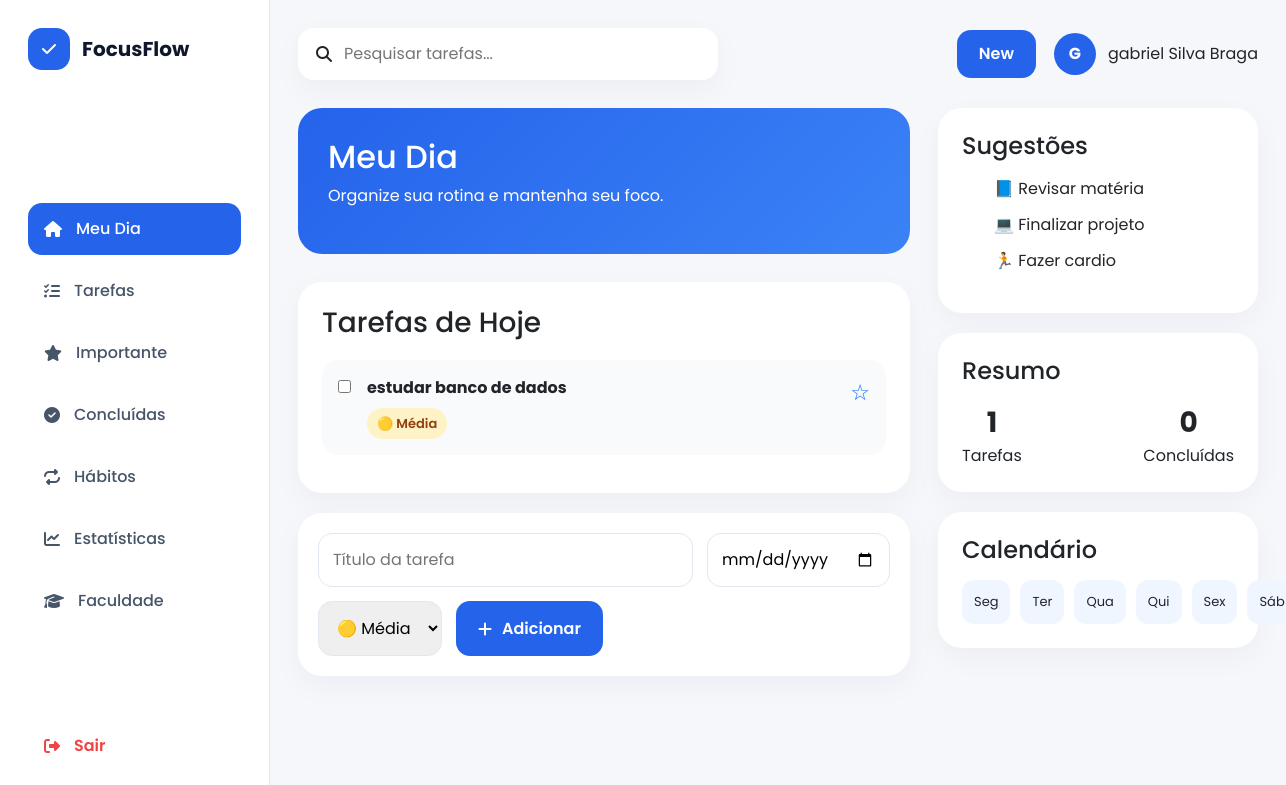
The app's page /home.php (signed in), older data.
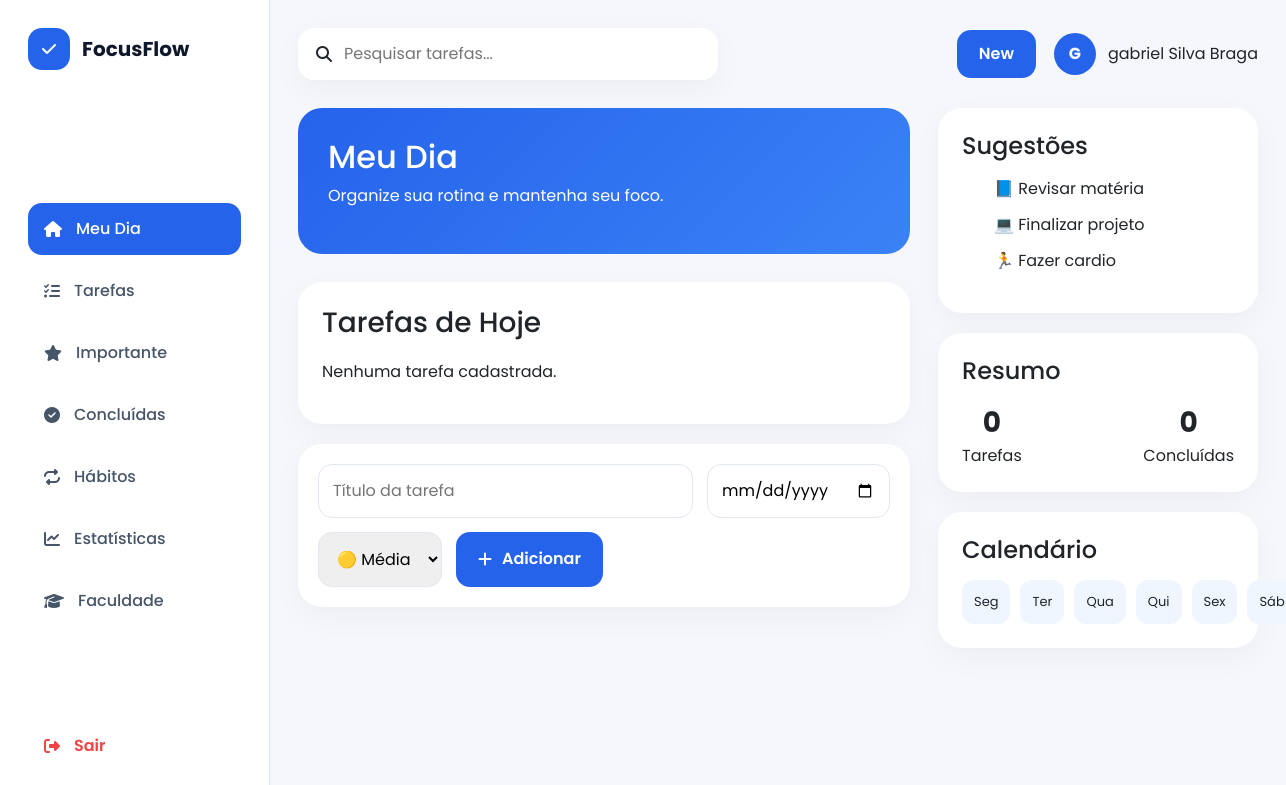
The same page, newer data.
### tables this page shows
CREATE TABLE `tarefas` (
  `id` int(11) NOT NULL,
  `usuario_id` int(11) NOT NULL,
  `titulo` varchar(255) NOT NULL,
  `descricao` text DEFAULT NULL,
  `categoria` varchar(100) DEFAULT NULL,
  `status` enum('pendente','concluida') DEFAULT 'pendente',
  `data_criacao` timestamp NOT NULL DEFAULT current_timestamp(),
  `prazo` date DEFAULT NULL,
  `urgencia` enum('baixa','media','alta') DEFAULT 'media'
);

### includes/tarefas.php (called while the page is built, shortened)
<?php
include("conexao.php");
function listarTarefas($usuario_id)
{
    global $conn;
    $sql = "SELECT * FROM tarefas
            WHERE usuario_id = ?
            AND status = 'pendente'
            ORDER BY data_criacao DESC";
    $stmt = $conn->prepare($sql);
    $stmt->bind_param("i", $usuario_id);
    $stmt->execute();
    return $stmt->get_result();
}
function contarTarefas($usuario_id)
{
    global $conn;
    $sql = "SELECT COUNT(*) as total
            FROM tarefas
            WHERE usuario_id = ?
            AND status = 'pendente'";
    $stmt = $conn->prepare($sql);
    $stmt->bind_param("i", $usuario_id);
    $stmt->execute();
    $resultado = $stmt->get_result();
    $dados = $resultado->fetch_assoc();
    return $dados['total'];
}
function contarConcluidas($usuario_id)
{
    global $conn;
    $sql = "SELECT COUNT(*) as total
            FROM tarefas
            WHERE usuario_id = ?
            AND status = 'concluida'";
    $stmt = $conn->prepare($sql);
    $stmt->bind_param("i", $usuario_id);
    $stmt->execute();
    $resultado = $stmt->get_result();
    $dados = $resultado->fetch_assoc();
    return $dados['total'];
}
?>

### home.php (the view, shortened to what this page needs)
<?php
include("includes/tarefas.php");
$usuario_id = $_SESSION['id'];
$tarefas = listarTarefas($usuario_id);
$totalTarefas = contarTarefas($usuario_id);
$totalConcluidas = contarConcluidas($usuario_id);
?>
<!DOCTYPE html>
<html lang="pt-BR">
<head>
    <link href="https://cdn.jsdelivr.net/npm/bootstrap@5.3.3/dist/css/bootstrap.min.css" rel="stylesheet">
    <link rel="stylesheet"
    href="https://cdnjs.cloudflare.com/ajax/libs/font-awesome/6.5.2/css/all.min.css">
    <link rel="stylesheet" href="./css/style.css">
</head>
<body>
<div class="dashboard-layout">
    <?php include("includes/sidebar.php"); ?>
    <div class="main-content">
        <?php include("includes/header.php"); ?>
        <div class="dashboard-content">
            <div class="dashboard-left">
                <div class="welcome-card">
                    <div>
                        <h1>Meu Dia</h1>
                        <p>Organize sua rotina e mantenha seu foco.</p>
                    </div>
                </div>
                <div class="task-section">
                    <h3>Tarefas de Hoje</h3>
                    <?php if ($tarefas->num_rows > 0): ?>
<?php while ($tarefa = $tarefas->fetch_assoc()): ?>
    <div class="task-card">
        <form method="GET" style="margin: 0;">
            <input
                type="checkbox"
                onchange="this.form.submit()"
            >
        </form>
        <div class="task-content">
            <strong>
                <?php echo htmlspecialchars($tarefa['titulo']); ?>
            </strong>
            <div class="task-meta">
                <span class="priority-badge priority-<?php echo $tarefa['urgencia']; ?>">
                    <?php
                        if ($tarefa['urgencia'] === 'alta') {
                            echo '🔴 Alta';
                        } elseif ($tarefa['urgencia'] === 'media') {
                            echo '🟡 Média';
                        } else {
                            echo '🟢 Baixa';
                        }
                    ?>
                </span>
            </div>
        </div>
        <div class="task-actions">
            <?php if ($tarefa['importante']): ?>
                <a
                    href="home.php?desfavoritar=<?php echo $tarefa['id']; ?>"
                    class="edit-btn"
                >
                    ⭐
                </a>
            <?php else: ?>
                <a
                    href="home.php?favoritar=<?php echo $tarefa['id']; ?>"
                    class="edit-btn"
                >
                    ☆
                </a>
            <?php endif; ?>
        </div>
    </div>
<?php endwhile; ?>
<?php else: ?>
    <p>Nenhuma tarefa cadastrada.</p>
<?php endif; ?>
</div>
                <form method="POST" class="task-form">
                    <input
                        type="text"
                        name="titulo"
                        placeholder="Título da tarefa"
                        required
                    >
                    <input
                        type="date"
                        name="prazo"
                    >
                    <select name="urgencia">
                        <option value="media" selected>🟡 Média</option>
                    </select>
                    <button type="submit">
                        <i class="fa-solid fa-plus"></i>
                        Adicionar
                    </button>
                </form>
            </div>
            <div class="dashboard-right">
                <div class="info-card">
                    <h4>Sugestões</h4>
                    <ul>
                        <li>📘 Revisar matéria</li>
                        <li>💻 Finalizar projeto</li>
                        <li>🏃 Fazer cardio</li>
                    </ul>
                </div>
                <div class="info-card">
                    <h4>Resumo</h4>
                    <div class="stats">
                        <div>
                            <strong><?php echo $totalTarefas; ?></strong>
                            <span>Tarefas</span>
                        </div>
                        <div>
                            <strong><?php echo $totalConcluidas; ?></strong>
                            <span>Concluídas</span>
                        </div>
                    </div>
                </div>
                <div class="info-card">
                    <h4>Calendário</h4>
                    <div class="calendar-fake">
                        <span>Seg</span>
                        <span>Ter</span>
                        <span>Qua</span>
                        <span>Qui</span>
                        <span>Sex</span>
                        <span>Sáb</span>
                    </div>
                </div>
            </div>
        </div>
    </div>
</div>
</body>
</html>

### includes/sidebar.php
<?php
$paginaAtual = basename($_SERVER['PHP_SELF']);
?>
<div class="sidebar">
    <div class="logo-area">
        <div class="logo-icon">
            <i class="fa-solid fa-check"></i>
        </div>
        <span class="logo-text">FocusFlow</span>
    </div>
    <nav class="menu">
        <a href="home.php" class="menu-item <?= ($paginaAtual == 'home.php') ? 'active' : '' ?>">
            <i class="fa-solid fa-house"></i>
            <span>Meu Dia</span>
        </a>
        <a href="tarefas.php" class="menu-item <?= ($paginaAtual == 'tarefas.php') ? 'active' : '' ?>">
            <i class="fa-solid fa-list-check"></i>
            <span>Tarefas</span>
        </a>
        <a href="importante.php" class="menu-item <?= ($paginaAtual == 'importante.php') ? 'active' : '' ?>">
            <i class="fa-solid fa-star"></i>
            <span>Importante</span>
        </a>
        <a href="concluido.php" class="menu-item <?= ($paginaAtual == 'concluido.php') ? 'active' : '' ?>">
            <i class="fa-solid fa-circle-check"></i>
            <span>Concluídas</span>
        </a>
        <a href="habitos.php" class="menu-item <?= ($paginaAtual == 'habitos.php') ? 'active' : '' ?>">
            <i class="fa-solid fa-repeat"></i>
            <span>Hábitos</span>
        </a>
        <a href="estatisticas.php" class="menu-item <?= ($paginaAtual == 'estatisticas.php') ? 'active' : '' ?>">
            <i class="fa-solid fa-chart-line"></i>
            <span>Estatísticas</span>
        </a>
        <a href="faculdade.php" class="menu-item <?= ($paginaAtual == 'faculdade.php') ? 'active' : '' ?>">
            <i class="fa-solid fa-graduation-cap"></i>
            <span>Faculdade</span>
        </a>
    </nav>
    <div class="logout-area">
        <a href="logout.php" class="logout-btn">
            <i class="fa-solid fa-right-from-bracket"></i>
            <span>Sair</span>
        </a>
    </div>
</div>

### includes/header.php
<div class="topbar">
    <div class="search-box">
        <i class="fa-solid fa-magnifying-glass"></i>
        <input type="text" placeholder="Pesquisar tarefas...">
    </div>
    <div class="top-actions">
        <button class="new-btn">
            New
        </button>
        <div class="user-info">
            <div class="user-avatar">
                <?php echo strtoupper(substr($_SESSION['nome'], 0, 1)); ?>
            </div>
            <span>
                <?php echo $_SESSION['nome']; ?>
            </span>
        </div>
    </div>
</div>

### css/style.css (style rules this page uses)
* { margin: 0; padding: 0; box-sizing: border-box; }
body { font-family: 'Poppins', sans-serif; background: #f5f7fb; }
.dashboard-layout { display: flex; min-height: 100vh; }
.sidebar { width: 270px; background: white; padding: 28px; border-right: 1px solid #e2e8f0; display: flex; flex-direction: column; justify-content: space-between; }
.logo-area { display: flex; align-items: center; gap: 12px; margin-bottom: 40px; }
.logo-icon { width: 42px; height: 42px; background: #2563eb; color: white; border-radius: 14px; display: flex; justify-content: center; align-items: center; }
.logo-text { font-size: 20px; font-weight: 700; color: #0f172a; }
.menu { display: flex; flex-direction: column; gap: 10px; }
.menu-item { display: flex; align-items: center; gap: 14px; padding: 14px 16px; border-radius: 14px; text-decoration: none; color: #475569; font-weight: 500; transition: 0.3s; }
.menu-item.active { background: #2563eb; color: white; }
.logout-btn { display: flex; align-items: center; gap: 14px; padding: 14px 16px; border-radius: 14px; text-decoration: none; color: #ef4444; font-weight: 600; transition: 0.3s; }
.main-content { flex: 1; padding: 28px; }
.topbar { display: flex; justify-content: space-between; align-items: center; margin-bottom: 28px; }
.search-box { width: 420px; background: white; border-radius: 16px; padding: 14px 18px; display: flex; align-items: center; gap: 12px; box-shadow: 0 10px 30px rgba(15, 23, 42, 0.04); }
.search-box input { border: none; outline: none; width: 100%; }
.top-actions { display: flex; align-items: center; gap: 18px; }
.new-btn { background: #2563eb; color: white; border: none; padding: 12px 22px; border-radius: 14px; font-weight: 600; }
.user-info { display: flex; align-items: center; gap: 12px; }
.user-avatar { width: 42px; height: 42px; background: #2563eb; color: white; border-radius: 50%; display: flex; justify-content: center; align-items: center; font-weight: 700; }
.dashboard-content { display: flex; gap: 28px; }
.dashboard-left { flex: 2; }
.dashboard-right { width: 320px; display: flex; flex-direction: column; gap: 20px; }
.welcome-card { background: linear-gradient(135deg, #2563eb, #3b82f6); border-radius: 24px; padding: 30px; color: white; display: flex; justify-content: space-between; align-items: center; margin-bottom: 28px; }
.welcome-card h1 { font-size: 32px; margin-bottom: 8px; }
.task-section { background: white; border-radius: 24px; padding: 24px; box-shadow: 0 10px 30px rgba(15, 23, 42, 0.04); }
.task-section h3 { margin-bottom: 20px; }
.info-card { background: white; border-radius: 24px; padding: 24px; box-shadow: 0 10px 30px rgba(15, 23, 42, 0.04); }
.info-card h4 { margin-bottom: 16px; }
.info-card ul { list-style: none; display: flex; flex-direction: column; gap: 12px; }
.stats { display: flex; justify-content: space-between; }
.stats div { text-align: center; }
.stats strong { font-size: 28px; display: block; }
.calendar-fake { display: grid; grid-template-columns: repeat(7, 1fr); gap: 10px; }
.calendar-fake span { background: #eff6ff; padding: 12px; border-radius: 12px; text-align: center; font-size: 13px; }
.task-form { margin-top: 20px; background: white; border-radius: 24px; padding: 20px; display: flex; gap: 14px; flex-wrap: wrap; box-shadow: 0 10px 30px rgba(15, 23, 42, 0.04); }
.task-form input, .task-form select { padding: 14px; border: 1px solid #e2e8f0; border-radius: 14px; outline: none; font-family: inherit; }
.task-form input[type="text"] { flex: 1; min-width: 240px; }
.task-form button { background: #2563eb; color: white; border: none; padding: 14px 22px; border-radius: 14px; font-weight: 600; display: flex; align-items: center; gap: 10px; }
.task-card { display: flex; gap: 16px; align-items: flex-start; padding: 16px; border-radius: 16px; background: #f8fafc; margin-bottom: 14px; }
.task-content { flex: 1; }
.task-meta { margin-top: 8px; display: flex; gap: 10px; flex-wrap: wrap; }
.priority-badge { font-size: 13px; font-weight: 600; padding: 6px 10px; border-radius: 999px; }
.priority-media { background: #fef3c7; color: #92400e; }
.task-actions { margin-left: auto; display: flex; align-items: center; gap: 10px; }
.task-actions a { text-decoration: none; font-size: 22px; }

Row changes from the older to the newer data that the page shows:
removed tarefas: titulo "estudar banco de dados", urgencia "🟡 Média"
Text that changed along with them:
$totalTarefas: "1" → "0"
text now shown: "Nenhuma tarefa cadastrada."
